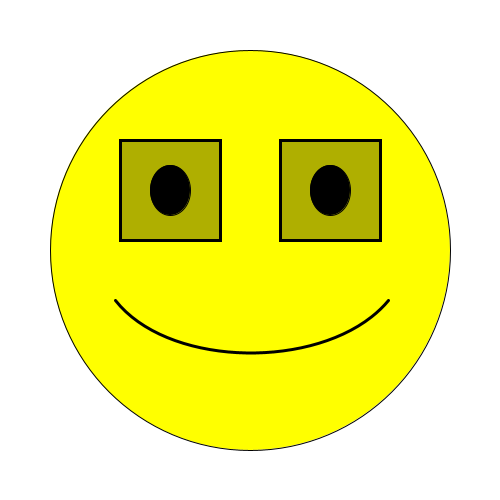
Frame 1 (no input)
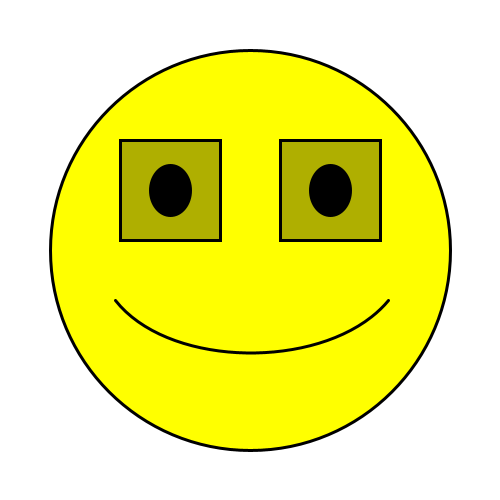
Frame 60 (the mouse pressed at the canvas centre just before this capture)
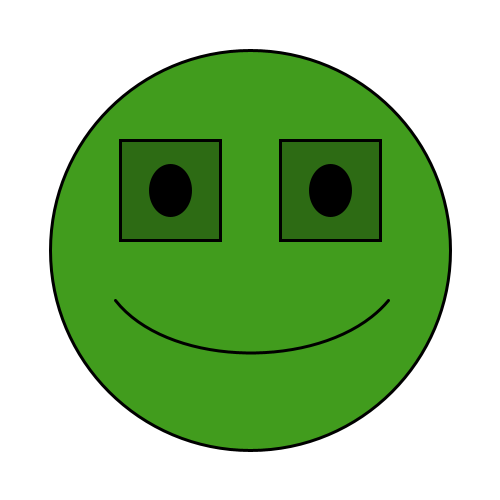
Frame 120 (the mouse held since frame 60 and released just before this capture)

The Processing sketch that drew these frames (run headless with seeded random() and noise(); from frame 60 on, the mouse is pressed at the canvas centre):

// Processing sketch: processing_4993
// ── processing_4993.pde

/*
Happy Face
 adalau85@gmail.com
 October 5, 2009 
 */
float r=255;
float g=255;
float b=0;

void setup() {
  size(500,500);
  background(255);
  smooth();
};

void draw () {  
  background(255);
  fill(r,g,b);
  translate(width/2,height/2);
  ellipse(0,0, 400,400);
  fill(0,0,0);
  ellipse(-80,-60,40,50);
  ellipse(80,-60,40,50);
  fill(0,0,0,80);
  strokeWeight(3);
  stroke(0,0,0);
  rect(-130,-110,100,100);
  rect(30,-110,100,100);
  noFill();
  bezier(-135,50,-80,120,80,120,138,50);

  for(int i=0; i<100; i++) {
    if(mousePressed == true) {
      r=random(255);
      g=random(255);
      b=random(255);
    }
  };
};
